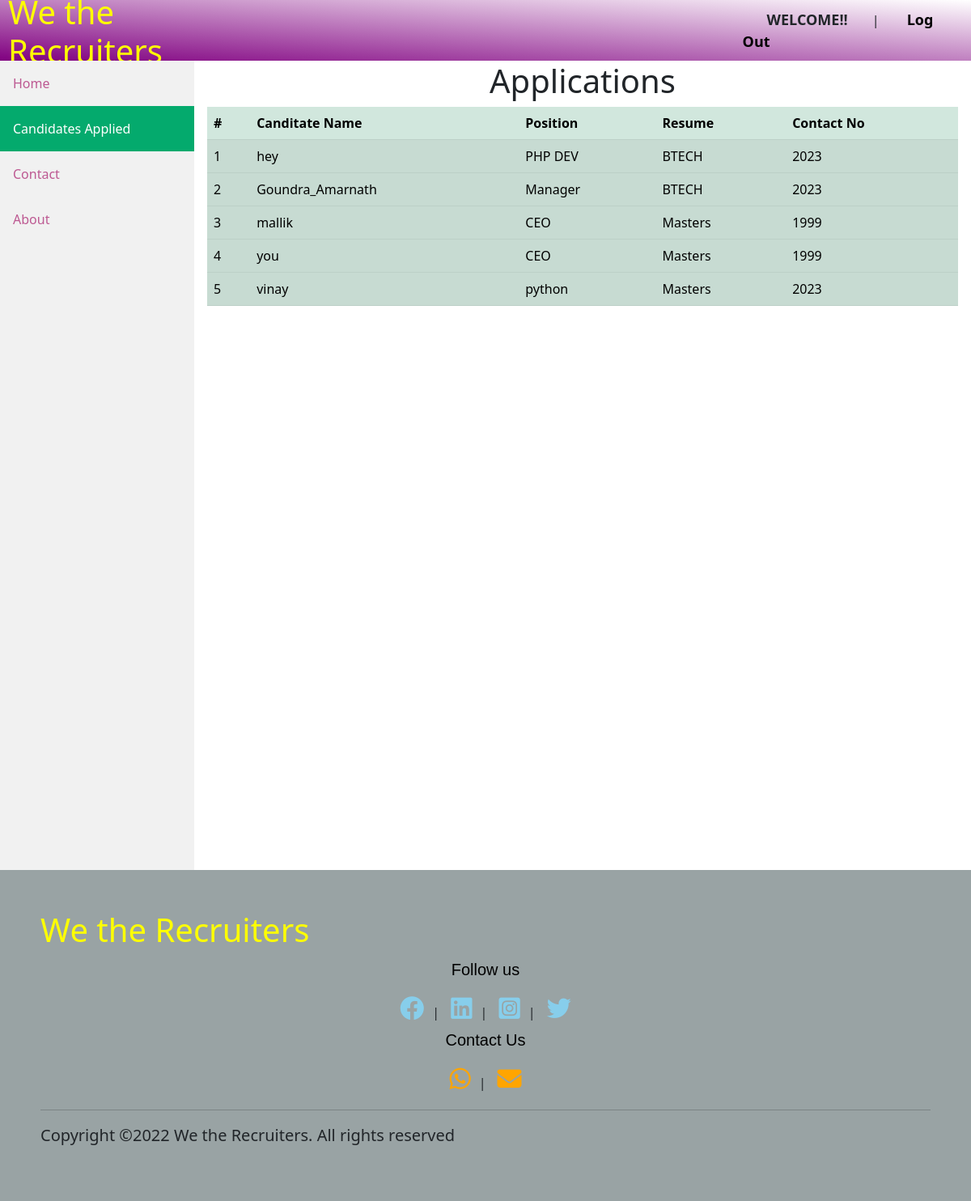
/jobs.php, run on the app's committed database.
### tables this page shows
CREATE TABLE `register` (
  `id` int(20) NOT NULL,
  `name` varchar(30) NOT NULL,
  `apply` varchar(200) NOT NULL,
  `qualification` varchar(200) NOT NULL,
  `year` varchar(200) NOT NULL
);

### jobs.php (the view, shortened to what this page needs)
 <?php include 'header.php'?>
<div class="w3-sidebar w3-bar-block w3-white sidebar" style="width:20%; margin-top:0; z-index:auto;">
        <a href="index.php" class="w3-bar-item w3-button">Home</a>
        <a href="jobs.php" class="w3-bar-item w3-button active">Candidates Applied</a>
        <a href="contact.php" class="w3-bar-item w3-button ">Contact</a>
        <a href="about.php" class="w3-bar-item w3-button">About</a>
    </div>
<div class="content" style="margin-left: 20%; margin-top: 75px;">
  <h1 style="text-align: center;">Applications</h1>
	<table class="table  table-success table-striped">
  <thead>
    <tr>
      <th scope="col">#</th>
      <th scope="col">Canditate Name</th>
      <th scope="col">Position</th>
      <th scope="col">Resume</th>
      <th scope="col">Contact No</th>
    </tr>
  </thead>
  <?php
      $server='localhost';
      $username='root';
      $password='';
      $database='connect';
      $conn=mysqli_connect($server,$username,$password,$database);
      $sql="SELECT name,apply,qualification,year from register";
      $result=mysqli_query($conn,$sql);
      $i=0;
      if ($result->num_rows > 0){
        while($row=$result->fetch_assoc()){
          echo"
            <tbody>
              <tr>
                  <td>".++$i."</td>
                  <td>".$row['name']."</td>
                  <td>".$row['apply']."</td>
                  <td>".$row['qualification']."</td>
                  <td>".$row['year']."</td>
              </tr>
            </tbody>";
        }
      }
      else{
        echo"";
      }
  ?>
</table>
</div>
</div>
<footer>
  <div>
    <a href="index.php" style="text-decoration: none;">
    <h1 style="color: yellow; text-align:left;">We the Recruiters</h1>
    </a>
  </div>
  <div class="social">
    <h3>Follow us</h3>
    <a href="https://www.facebook.com"  target="_blank"><i class="fa-brands fa-facebook"></i></a>|
    <a href="https://www.linkedin.com" target="_blank"><i class="fa-brands fa-linkedin"></i></a>|
    <a href="https://www.instagram.com" target="_blank"><i class="fa-brands fa-instagram-square"></i></a>|
    <a href="https://twitter.com"  target="_blank"><i class="fa-brands fa-twitter"></i></a>
  </div>
  <div class="contact">
    <h3>Contact Us</h3>
    <a href="tel: +919912120506"><i class="fa-brands fa-whatsapp"></i></a>|
    <a href="mailto: gamarnath_ece190470@mgit.ac.in"><i class='fa-solid fa-envelope'></i></a>
  </div>
  <hr>
  <p>Copyright &copy;2022 We the Recruiters. All rights reserved</p>
</footer>
</body>
</html>

### style.css (style rules this page uses)
.sidebar { margin: 0; margin-top: 2px; padding: 0; width: 200px; background-color: #f1f1f1; position: fixed; height: 100%; overflow: auto; }
.sidebar a { display: block; color: #bd5992; padding: 16px; text-decoration: none; }
.sidebar a.active { background-color: #04AA6D; color: white; }
div.content { margin-left: 200px; margin-top: 55px; padding: 1px 16px; height: 1000px; }

### header.php (style rules this page uses)
p { font-size: 20px; }
footer { position:sticky; text-align: center; background-color: #99A3A4; padding: 50px; }
footer .contact { text-align:center ; }
footer .contact h3 { color: black; font-size: 20px; font-family: cosmic,sans-serif; padding: 5px; }
footer p { text-align: left; }
footer .social { text-align: center; }
footer .social h3 { color: black; font-size: 20px; font-family: cosmic,sans-serif; padding: 5px; }
footer .social a { text-decoration: none; font-size: 30px; color: skyblue; margin: 10px; }
footer .contact { text-align: center; }
footer .contact a { text-decoration: none; font-size: 30px; color: orange; margin: 10px; }

### data on the page
register: name "hey", apply "PHP DEV", qualification "BTECH", year "2023"
register: name "Goundra_Amarnath", apply "Manager", qualification "BTECH", year "2023"
register: name "mallik", apply "CEO", qualification "Masters", year "1999"
register: name "you", apply "CEO", qualification "Masters", year "1999"
register: name "vinay", apply "python", qualification "Masters", year "2023"
